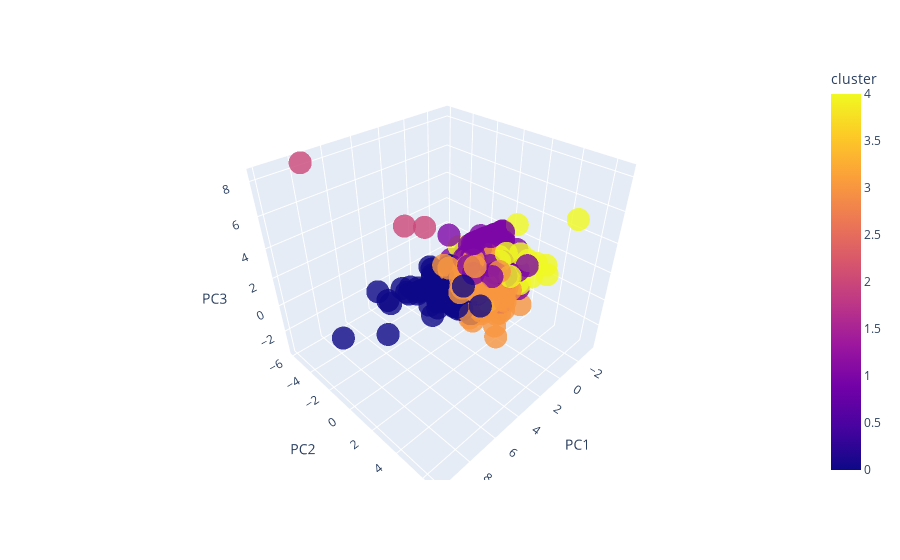

Write notebook code for a chart like this one.
### Code cell
tmp_df.columns = ['PC1','PC2','PC3','cluster']

px.scatter_3d(tmp_df,'PC1','PC2','PC3',color='cluster',opacity=0.8)

### Figure 1 — Plotly figure (JSON) as saved in the notebook; plotly's stock layout.template omitted (floating-point values rounded to 4 significant figures; data arrays with more than 128 entries replaced by an {"elided": "..."} marker saying what was removed)
{"data": [{"hovertemplate": "PC1=%{x}<br>PC2=%{y}<br>PC3=%{z}<br>cluster=%{marker.color}<extra></extra>", "legendgroup": "", "marker": {"color": {"elided": "664 int values"}, "coloraxis": "coloraxis", "opacity": 0.8, "symbol": "circle"}, "mode": "markers", "name": "", "scene": "scene", "showlegend": false, "type": "scatter3d", "x": {"elided": "664 float values"}, "y": {"elided": "664 float values"}, "z": {"elided": "664 float values"}}], "layout": {"coloraxis": {"colorbar": {"title": {"text": "cluster"}}, "colorscale": [[0, "#0d0887"], [0.1111, "#46039f"], [0.2222, "#7201a8"], [0.3333, "#9c179e"], [0.4444, "#bd3786"], [0.5556, "#d8576b"], [0.6667, "#ed7953"], [0.7778, "#fb9f3a"], [0.8889, "#fdca26"], [1, "#f0f921"]]}, "legend": {"tracegroupgap": 0}, "margin": {"t": 60}, "scene": {"domain": {"x": [0, 1], "y": [0, 1]}, "xaxis": {"title": {"text": "PC1"}}, "yaxis": {"title": {"text": "PC2"}}, "zaxis": {"title": {"text": "PC3"}}}}}
